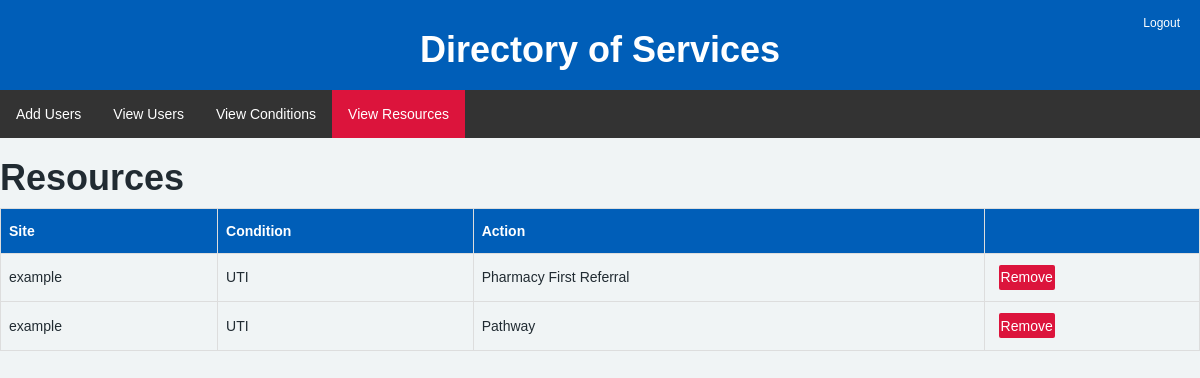
The page /devresources.html on the database as committed earlier.
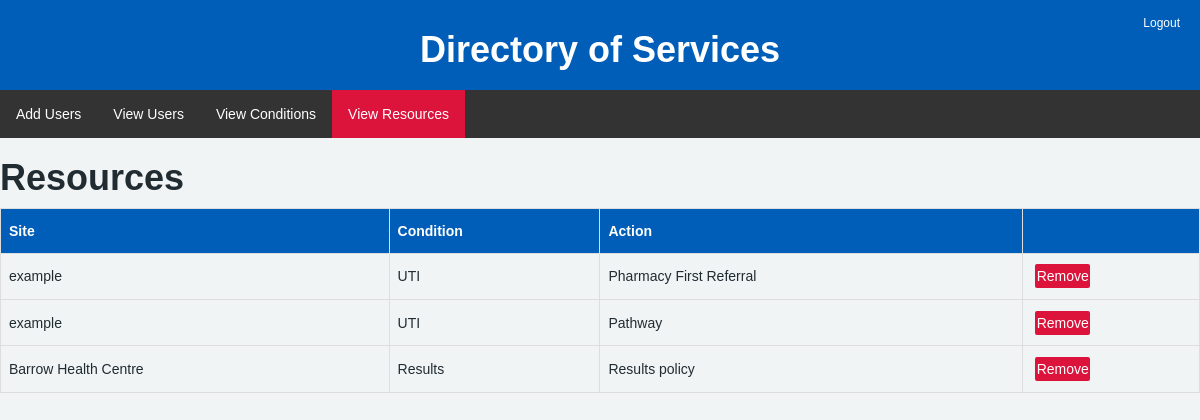
The same page on the database as committed later.
### app.py (models this page shows)
class Resource(Base):
    __tablename__ = 'resources'
    id = Column(Integer, primary_key=True)
    site = Column(String, nullable=False)
    condition = Column(String, nullable=False)
    name = Column(String, nullable=False)
    link = Column(String)
    image = Column(String)

### app.py (the view)
@app.route("/devresources.html")
def devresources():
    Session = sessionmaker(bind=engine)
    db_session = Session()
    resource_list = db_session.query(Resource).all()
    db_session.close()
    return render_template("devresources.html", userslist=resource_list)

### templates/devresources.html (shortened to what this page needs)
<!DOCTYPE html>
<html lang="en">
<head>
    <link rel="stylesheet" href="https://cdnjs.cloudflare.com/ajax/libs/font-awesome/4.7.0/css/font-awesome.min.css">
    <link href="https://stackpath.bootstrapcdn.com/bootstrap/3.4.1/css/bootstrap.min.css" rel="stylesheet">
    <link href="https://cdn.jsdelivr.net/npm/summernote@0.8.18/dist/summernote.min.css" rel="stylesheet">
    <link rel="stylesheet" type="text/css" href="{{ url_for('static', filename='css/styles.css') }}">
</head>
<body>
    <div class="header">
        <h1>Directory of Services</h1>
    </div>
    <a href="/" class="dofs-logout">Logout</a>
    <ul class="navbarposdev">
        <li><a href="dofsdeveloper.html" class="dofs-hover">Add Users</a></li>
        <li><a class="dofs-hover" href="devusers.html">View Users</a></li>
        <li><a href="devconditions.html" class="dofs-hover">View Conditions</a></li>
        <li><a href="devresources.html" class="dofs-hover dofs-active">View Resources</a></li>
    </ul>
    <h1>Resources</h1>
    <table id="table">
        <thead>
            <th>Site</th>
            <th>Condition</th>
            <th>Action</th>
            <th></th>
        </thead>
        <tbody>
            {% for line in userslist %}
            <tr>
                <td>{{ line['site'] }}</td>
                <td>{{ line['condition'] }}</td>
                <td>{{ line['name'] }}</td>
                <td>
                    <form action="/devremove_resource/{{ line['id'] }}" method="POST">
                        <button type="submit" class="removebtn">Remove</button>
                    </form>
                </td>
            </tr>
            {% endfor %}
        </tbody>
    </table>
</body>
</html>

Rows that differ between the two databases and show on the page:
added Resource: site "Barrow Health Centre", condition "Results", name "Results policy"
